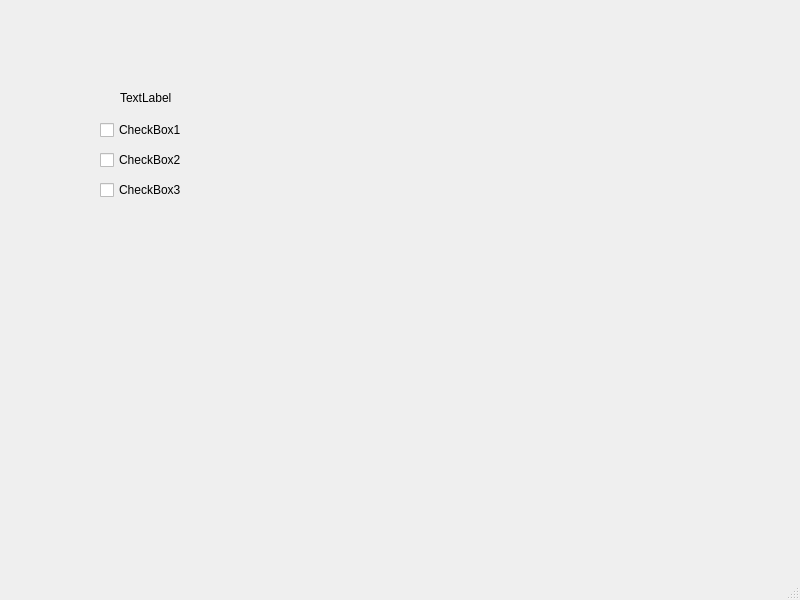
<?xml version="1.0" encoding="UTF-8"?>
<ui version="4.0">
 <class>MainWindow</class>
 <widget class="QMainWindow" name="MainWindow">
  <property name="geometry">
   <rect>
    <x>0</x>
    <y>0</y>
    <width>800</width>
    <height>600</height>
   </rect>
  </property>
  <property name="windowTitle">
   <string>MainWindow</string>
  </property>
  <widget class="QWidget" name="centralwidget">
   <widget class="QCheckBox" name="checkBox">
    <property name="geometry">
     <rect>
      <x>100</x>
      <y>120</y>
      <width>87</width>
      <height>20</height>
     </rect>
    </property>
    <property name="text">
     <string>CheckBox1</string>
    </property>
   </widget>
   <widget class="QCheckBox" name="checkBox_2">
    <property name="geometry">
     <rect>
      <x>100</x>
      <y>150</y>
      <width>87</width>
      <height>20</height>
     </rect>
    </property>
    <property name="text">
     <string>CheckBox2</string>
    </property>
   </widget>
   <widget class="QCheckBox" name="checkBox_3">
    <property name="geometry">
     <rect>
      <x>100</x>
      <y>180</y>
      <width>87</width>
      <height>20</height>
     </rect>
    </property>
    <property name="text">
     <string>CheckBox3</string>
    </property>
   </widget>
   <widget class="QLabel" name="label">
    <property name="geometry">
     <rect>
      <x>120</x>
      <y>90</y>
      <width>60</width>
      <height>16</height>
     </rect>
    </property>
    <property name="text">
     <string>TextLabel</string>
    </property>
   </widget>
  </widget>
  <widget class="QMenuBar" name="menubar">
   <property name="geometry">
    <rect>
     <x>0</x>
     <y>0</y>
     <width>800</width>
     <height>22</height>
    </rect>
   </property>
  </widget>
  <widget class="QStatusBar" name="statusbar"/>
 </widget>
 <resources/>
 <connections/>
</ui>
